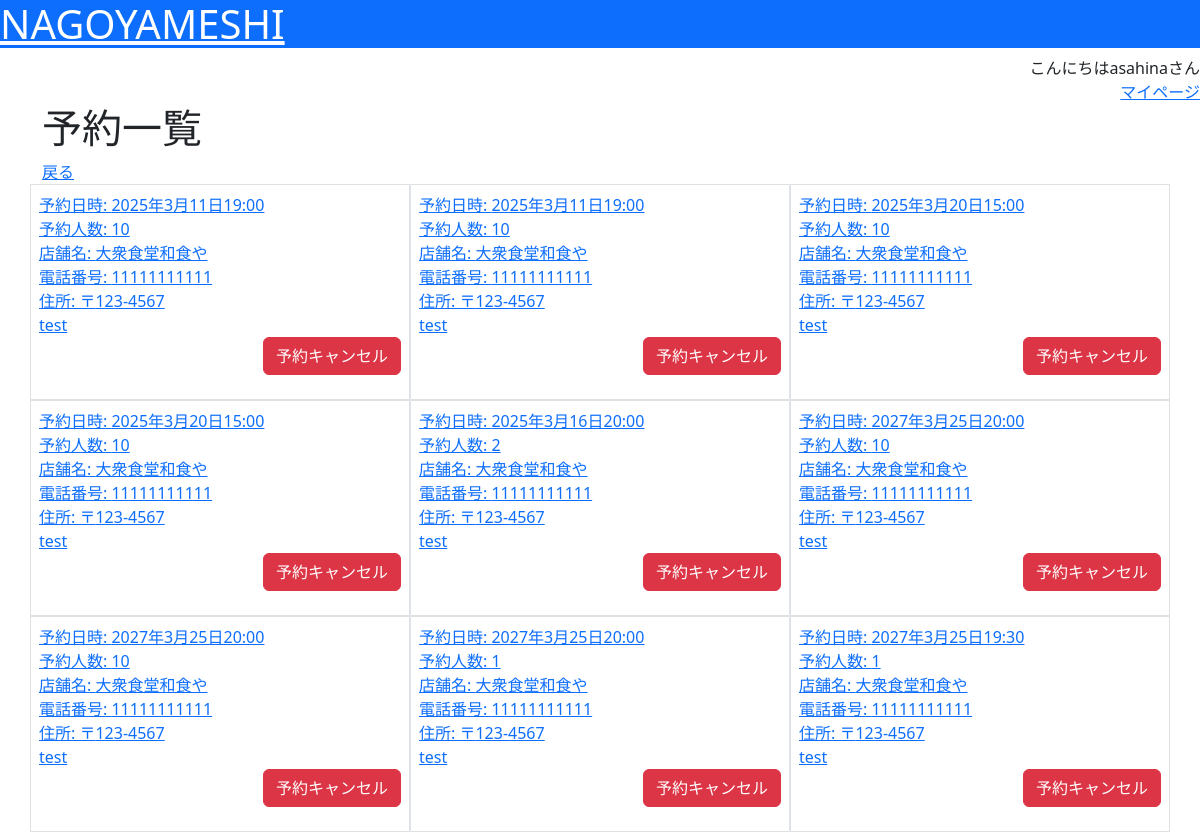
Page /mypage/reservation/ (signed in) on the committed database.
### nagoyameshi/models.py (models this page shows, shortened)
class Reservation(models.Model):
    user = models.ForeignKey(User, verbose_name="予約者", on_delete=models.CASCADE)
    restaurant = models.ForeignKey(Restaurant, verbose_name="店舗", on_delete=models.CASCADE)
    datetime = models.DateTimeField(verbose_name="予約日時")
    headcount = models.PositiveIntegerField(verbose_name="人数")
    created_at = models.DateTimeField(verbose_name="作成日時", default=timezone.now)
    updated_at = models.DateTimeField(verbose_name="更新日時", auto_now=True)

class Restaurant(models.Model):
    category = models.ForeignKey(Category, verbose_name="カテゴリ", on_delete=models.CASCADE)
    name = models.CharField(verbose_name="名前", max_length=50)
    image = models.ImageField(verbose_name="画像", upload_to="nagoyameshi/restaurant/image/")
    description = models.CharField(verbose_name="店舗説明", max_length=500)
    start_at = models.TimeField(verbose_name="営業開始時間", default=timezone.now)
    end_at = models.TimeField(verbose_name="営業終了時間", default=timezone.now)
    cost = models.PositiveIntegerField(verbose_name="価格帯")
    post_code = models.CharField(verbose_name="郵便番号", max_length=8)
    address = models.CharField(verbose_name="住所", max_length=100)
    tel = models.CharField(verbose_name="電話番号", max_length=11)
    created_at = models.DateTimeField(verbose_name="作成日時", default=timezone.now)
    updated_at = models.DateTimeField(verbose_name="更新日時", auto_now=True)
    capacity = models.PositiveIntegerField(verbose_name="収容人数",default=20)
    def __str__ (self):
        return self.name

### nagoyameshi/views.py (the view)
# urls.py: path("mypage/reservation/", views.ReservationListView.as_view(), name="reservation_list"),
class ReservationListView(ListView):
    model = Reservation
    template_name = "nagoyameshi/reservation_list.html"
    def get_context_data(self, **kwargs):
        context = super().get_context_data(**kwargs)
        context["object_list"] = Reservation.objects.filter(user=self.request.user)
        return context

### nagoyameshi/templates/nagoyameshi/reservation_list.html (shortened to what this page needs)
{% extends "base.html" %}
{% block content %}
<h1>予約一覧</h1>
<a href="{% url 'mypage' %}">戻る</a>
<div class="row">
    {% for reservation in object_list %}
    <div class="col-4 border p-2">
        <a href="{% url 'detail' reservation.restaurant.id %}" >
            <div>予約日時: {{ reservation.datetime }}</div>
            <div>予約人数: {{ reservation.headcount }}</div>
            <div>店舗名: {{ reservation.restaurant }}</div>
            <div>電話番号: {{ reservation.restaurant.tel }}</div>
            <div>
                住所: 〒{{ reservation.restaurant.post_code }}<br>
                {{ reservation.restaurant.address }}
            </div>
        </a>
        <form action="{% url 'reservation_cancel' reservation.id %}" method="post" class="text-end">
            <input class="btn btn-danger" type="submit" value="予約キャンセル">
        </form>
    </div>
    {% endfor %}
</div>
{% endblock %}

### nagoyameshi/templates/base.html (shortened to what this page needs)
{% load static %}
<html lang="ja">
<head>
    <link href="https://cdn.jsdelivr.net/npm/bootstrap@5.3.0-alpha3/dist/css/bootstrap.min.css" rel="stylesheet">
    <link rel="stylesheet" href="{% static 'style.css' %}">
</head>
<body>
    <header>
        <h1 class="bg-primary">
            <a class="text-white" href="{% url 'top' %}">NAGOYAMESHI</a>
        </h1>
        <div class="text-end">
            {% if request.user.is_authenticated %}
            こんにちは{{ request.user }}さん<br>
            <a href="{% url 'mypage' %}">マイページ</a>
            {% else %}
            <a class="btn btn-success" href="{% url 'account_login' %}">ログイン</a>
            <a class="btn btn-primary" href="{% url 'account_signup' %}">アカウント新規作成</a>
            {% endif %}
        </div>
    </header>
    <div class="container">
        {% block content %}{% endblock %}
    </div>
</body>
</html>

### rows in the picture
Reservation: datetime "2025年3月11日19:00", headcount "10", restaurant "大衆食堂和食や", restaurant.tel "11111111111", restaurant.post_code "123-4567", restaurant.address "test"
Reservation: datetime "2025年3月11日19:00", headcount "10", restaurant "大衆食堂和食や", restaurant.tel "11111111111", restaurant.post_code "123-4567", restaurant.address "test"
Reservation: datetime "2025年3月20日15:00", headcount "10", restaurant "大衆食堂和食や", restaurant.tel "11111111111", restaurant.post_code "123-4567", restaurant.address "test"
Reservation: datetime "2025年3月20日15:00", headcount "10", restaurant "大衆食堂和食や", restaurant.tel "11111111111", restaurant.post_code "123-4567", restaurant.address "test"
Reservation: datetime "2025年3月16日20:00", headcount "2", restaurant "大衆食堂和食や", restaurant.tel "11111111111", restaurant.post_code "123-4567", restaurant.address "test"
Reservation: datetime "2027年3月25日20:00", headcount "10", restaurant "大衆食堂和食や", restaurant.tel "11111111111", restaurant.post_code "123-4567", restaurant.address "test"
Reservation: datetime "2027年3月25日20:00", headcount "10", restaurant "大衆食堂和食や", restaurant.tel "11111111111", restaurant.post_code "123-4567", restaurant.address "test"
Reservation: datetime "2027年3月25日20:00", headcount "1", restaurant "大衆食堂和食や", restaurant.tel "11111111111", restaurant.post_code "123-4567", restaurant.address "test"
Reservation: datetime "2027年3月25日19:30", headcount "1", restaurant "大衆食堂和食や", restaurant.tel "11111111111", restaurant.post_code "123-4567", restaurant.address "test"

### other values in the picture
{{ request.user }} "asahina"
